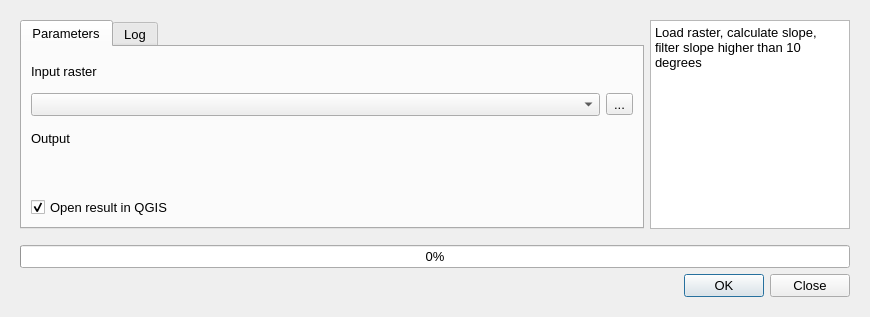
<?xml version="1.0" encoding="UTF-8"?>
<ui version="4.0">
 <class>QDialog</class>
 <widget class="QDialog" name="QDialog">
  <property name="geometry">
   <rect>
    <x>0</x>
    <y>0</y>
    <width>870</width>
    <height>317</height>
   </rect>
  </property>
  <property name="font">
   <font>
    <pointsize>10</pointsize>
   </font>
  </property>
  <property name="windowTitle">
   <string>Bplugin</string>
  </property>
  <property name="toolTip">
   <string/>
  </property>
  <property name="toolTipDuration">
   <number>-1</number>
  </property>
  <property name="statusTip">
   <string/>
  </property>
  <property name="whatsThis">
   <string/>
  </property>
  <property name="accessibleName">
   <string/>
  </property>
  <property name="accessibleDescription">
   <string/>
  </property>
  <property name="locale">
   <locale language="English" country="UnitedKingdom"/>
  </property>
  <property name="windowFilePath">
   <string/>
  </property>
  <property name="sizeGripEnabled">
   <bool>false</bool>
  </property>
  <property name="modal">
   <bool>false</bool>
  </property>
  <layout class="QVBoxLayout" name="verticalLayout">
   <property name="spacing">
    <number>6</number>
   </property>
   <item>
    <widget class="QFrame" name="gridFrame">
     <layout class="QGridLayout" name="gridLayout_3">
      <item row="0" column="1">
       <widget class="QTextBrowser" name="textBrowser">
        <property name="sizePolicy">
         <sizepolicy hsizetype="Fixed" vsizetype="Expanding">
          <horstretch>0</horstretch>
          <verstretch>0</verstretch>
         </sizepolicy>
        </property>
        <property name="maximumSize">
         <size>
          <width>200</width>
          <height>16777215</height>
         </size>
        </property>
        <property name="html">
         <string>&lt;!DOCTYPE HTML PUBLIC &quot;-//W3C//DTD HTML 4.0//EN&quot; &quot;http://www.w3.org/TR/REC-html40/strict.dtd&quot;&gt;
&lt;html&gt;&lt;head&gt;&lt;meta name=&quot;qrichtext&quot; content=&quot;1&quot; /&gt;&lt;style type=&quot;text/css&quot;&gt;
p, li { white-space: pre-wrap; }
&lt;/style&gt;&lt;/head&gt;&lt;body style=&quot; font-family:'Ubuntu'; font-size:10pt; font-weight:400; font-style:normal;&quot;&gt;
&lt;p style=&quot; margin-top:0px; margin-bottom:0px; margin-left:0px; margin-right:0px; -qt-block-indent:0; text-indent:0px;&quot;&gt;Load raster, calculate slope, filter slope higher than 10 degrees&lt;/p&gt;&lt;/body&gt;&lt;/html&gt;</string>
        </property>
       </widget>
      </item>
      <item row="2" column="0" colspan="2">
       <widget class="QProgressBar" name="progressBar">
        <property name="value">
         <number>0</number>
        </property>
       </widget>
      </item>
      <item row="3" column="0" colspan="2">
       <widget class="QDialogButtonBox" name="OKClose">
        <property name="standardButtons">
         <set>QDialogButtonBox::Close|QDialogButtonBox::Ok</set>
        </property>
       </widget>
      </item>
      <item row="1" column="0" colspan="2">
       <spacer name="verticalSpacer">
        <property name="orientation">
         <enum>Qt::Vertical</enum>
        </property>
        <property name="sizeType">
         <enum>QSizePolicy::Fixed</enum>
        </property>
        <property name="sizeHint" stdset="0">
         <size>
          <width>20</width>
          <height>10</height>
         </size>
        </property>
       </spacer>
      </item>
      <item row="0" column="0">
       <widget class="QTabWidget" name="tabWidget">
        <property name="font">
         <font>
          <pointsize>10</pointsize>
         </font>
        </property>
        <property name="currentIndex">
         <number>0</number>
        </property>
        <widget class="QWidget" name="tab">
         <attribute name="title">
          <string>Parameters</string>
         </attribute>
         <layout class="QVBoxLayout" name="verticalLayout_3">
          <item>
           <widget class="QLabel" name="label_3">
            <property name="font">
             <font>
              <pointsize>10</pointsize>
             </font>
            </property>
            <property name="text">
             <string>Input raster</string>
            </property>
           </widget>
          </item>
          <item>
           <layout class="QHBoxLayout" name="horizontalLayout_3">
            <item>
             <widget class="QgsMapLayerComboBox" name="rasterDropDown"/>
            </item>
            <item>
             <widget class="QToolButton" name="rasterButton">
              <property name="text">
               <string>...</string>
              </property>
             </widget>
            </item>
           </layout>
          </item>
          <item>
           <widget class="QLabel" name="label_2">
            <property name="font">
             <font>
              <pointsize>10</pointsize>
             </font>
            </property>
            <property name="text">
             <string>Output</string>
            </property>
           </widget>
          </item>
          <item>
           <widget class="QgsFileWidget" name="outputFileWidget">
            <property name="filter">
             <string/>
            </property>
           </widget>
          </item>
          <item>
           <widget class="QCheckBox" name="openCheckBox">
            <property name="font">
             <font>
              <pointsize>10</pointsize>
             </font>
            </property>
            <property name="text">
             <string>Open result in QGIS</string>
            </property>
            <property name="checked">
             <bool>true</bool>
            </property>
           </widget>
          </item>
         </layout>
        </widget>
        <widget class="QWidget" name="tab_log">
         <attribute name="title">
          <string>Log</string>
         </attribute>
         <layout class="QVBoxLayout" name="verticalLayout_4">
          <item>
           <widget class="QTextBrowser" name="logBrowser"/>
          </item>
         </layout>
        </widget>
       </widget>
      </item>
     </layout>
    </widget>
   </item>
  </layout>
  <action name="imageAction">
   <property name="text">
    <string>...</string>
   </property>
   <property name="iconText">
    <string>...</string>
   </property>
   <property name="toolTip">
    <string>Browse for a vector layer</string>
   </property>
  </action>
 </widget>
 <customwidgets>
  <customwidget>
   <class>QgsFileWidget</class>
   <extends>QWidget</extends>
   <header>qgsfilewidget.h</header>
  </customwidget>
  <customwidget>
   <class>QgsMapLayerComboBox</class>
   <extends>QComboBox</extends>
   <header>qgsmaplayercombobox.h</header>
  </customwidget>
 </customwidgets>
 <resources/>
 <connections/>
</ui>
